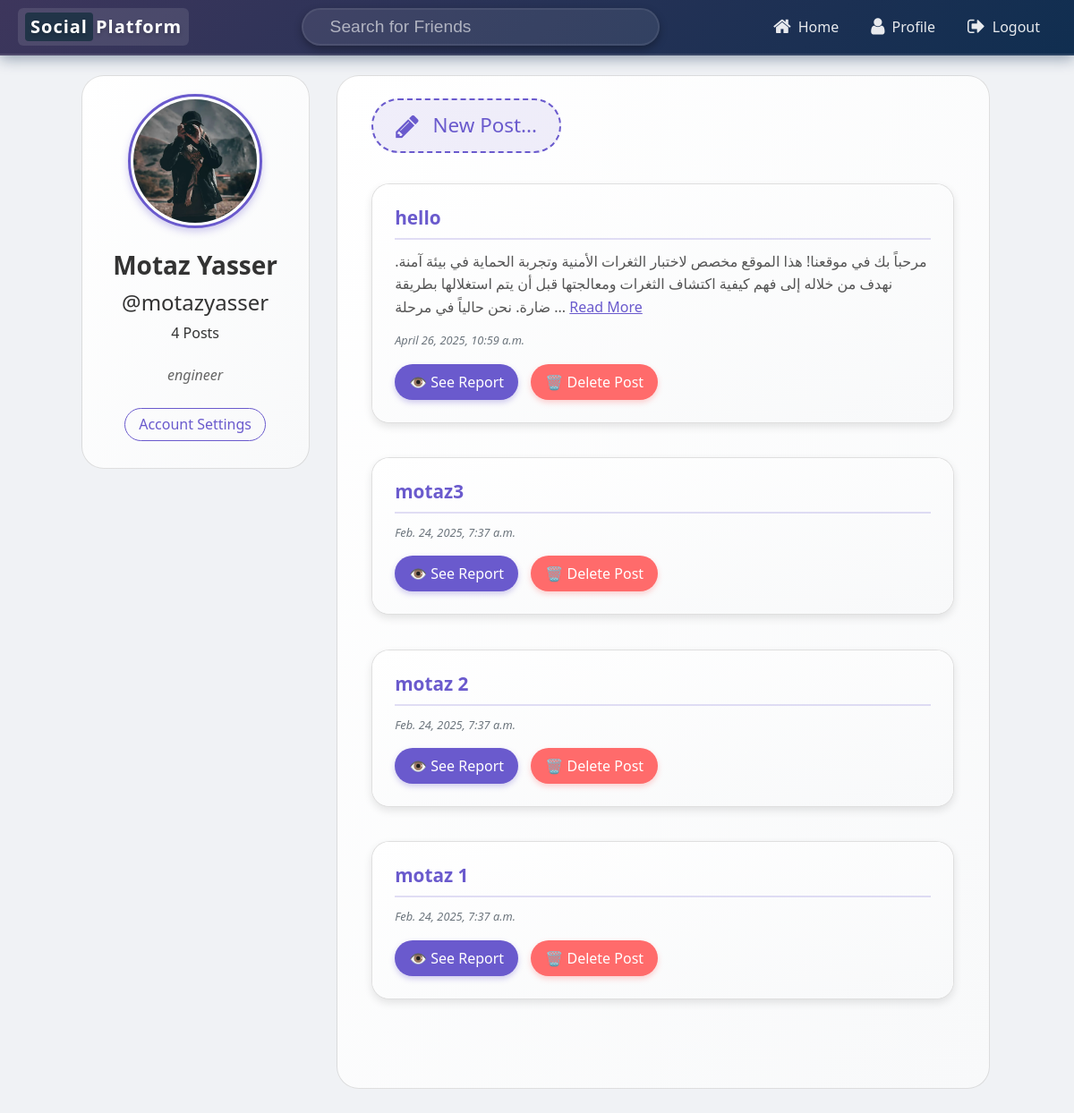
Page /profile/ (signed in) on the earlier database version.
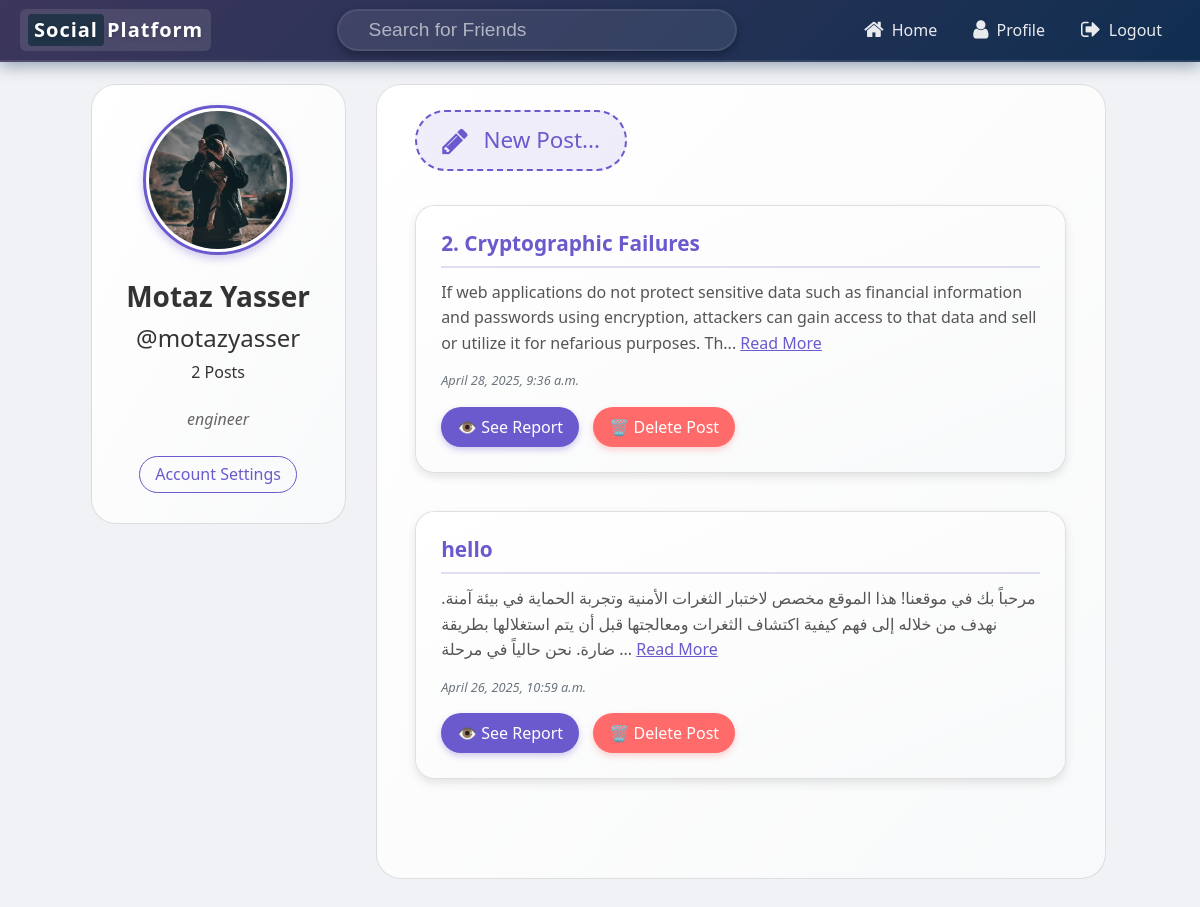
Same page on the later database version.
### core/models.py (models this page shows, shortened)
class User(AbstractUser):
    profile_pic = models.ImageField(default='profile_pics/default.jpg',upload_to='profile_pics')
    bio = models.TextField(null = True ,max_length=500,blank=True,default='')
    def get_num_posts(self):
        return Post.objects.filter(user=self).count()

class Post(models.Model):
    user = models.ForeignKey(User, on_delete=models.CASCADE)
    caption = models.TextField(max_length=800 , null=False)
    date = models.DateTimeField(auto_now_add=True)
    target_url = models.URLField(default="https://example.com")
    description = models.TextField(blank=True, null=True)

### core/views.py (the view)
# urls.py: path('profile/', Profile.as_view(), name='profile_page'),
@method_decorator(login_required(login_url='login_page'), name='dispatch')
class Profile(ListView):
    model = Post
    template_name = 'profile.html'
    paginate_by = 5
    def get_queryset(self):
        return Post.objects.filter(user = self.request.user).order_by('-date')

### Templates/profile.html (shortened to what this page needs)
{%  extends 'base.html' %}
{% load crispy_forms_tags %}
{% load static %}
{% block extra_css %}
<link rel="stylesheet" href="{% static 'css/profile.css' %}">
{% endblock %}
{% block navbar %}
{%  include 'navbar.html' %}
{% endblock navbar %}
{% block content %}
<div class="row" style="margin-top:2%;">
    <div class="col-md-3" style="margin-left:4%; text-align: center;">
        <div class="card card-body" style="border-radius:25px;">
            <img class="img-fluid img-thumbnail"  src="{{request.user.profile_pic.url}}" >
            <h3 >{{request.user.first_name}} {{request.user.last_name}}</h3>
            <a href="#"><h4 >@{{request.user.username}}</h4></a>
            <h6>{{request.user.get_num_posts}} Posts</h6>
            <p>{{request.user.bio}}</p>
            <a href="{% url 'accountsettings' %}"> <h6>Account Settings</h6> </a>
        </div>
    </div>
    <div class="col-md-8" >
        <div class="card card-body"style="border-radius:25px; min-height:100%;">
            <a href="{% url 'newpost' %}" style="margin-left: 2%;"> <h1> <i class="fa fa-pencil fa-lg"></i> New Post...</h1> </a>
            {% for post in object_list %}
            <div class="card" style="margin: 2%; border-radius: 20px; box-shadow: 0 4px 10px rgba(0,0,0,0.1);">
                <div class="card-body">
                    <h4 class="card-title">{{ post.caption }}</h4>
                    {% if post.description %}
                        <p id="desc-{{ post.id }}" class="card-text" style="margin-top:10px;">
                            {% if post.description|length > 200 %}
                                {{ post.description|slice:":200" }}...
                                <a href="javascript:void(0);" onclick="toggleReadMore('{{ post.id }}')" id="btn-{{ post.id }}" style="color: #6a5acd; text-decoration: underline;">Read More</a>
                            {% else %}
                                {{ post.description }}
                            {% endif %}
                        </p>
                    {% endif %}
                    <p class="text-muted">{{ post.date}}</p>
                    <div style="margin-top:15px;">
                        <a href="{% url 'post_detail' post.id %}" class="btn btn-primary" style="margin-right: 10px;">👁️ See Report</a>
                        <form method="POST" action="{% url 'delete_post' post.id %}" style="display:inline;">
                            <button type="submit" class="btn btn-danger" ">
                                🗑️ Delete Post
                            </button>
                        </form>
                    </div>
                </div>
            </div>
            {% endfor %}
        </div>
        <br>
    </div>
</div>
{% endblock content %}

Differences in the rows shown:
removed Post: caption "motaz3", date "Feb. 24, 2025, 7:37 a.m."
removed Post: caption "motaz 2", date "Feb. 24, 2025, 7:37 a.m."
removed Post: caption "motaz 1", date "Feb. 24, 2025, 7:37 a.m."
changed User "Motaz": user.get_num_posts "4" → "2"
added Post: caption "2. Cryptographic Failures", description "If web applications do not protect sensitive data such as financial information and passwords using encryption, attackers can gain access to that data and sell or utilize it for nefarious purposes. Th", date "April 28, 2025, 9:36 a.m."
